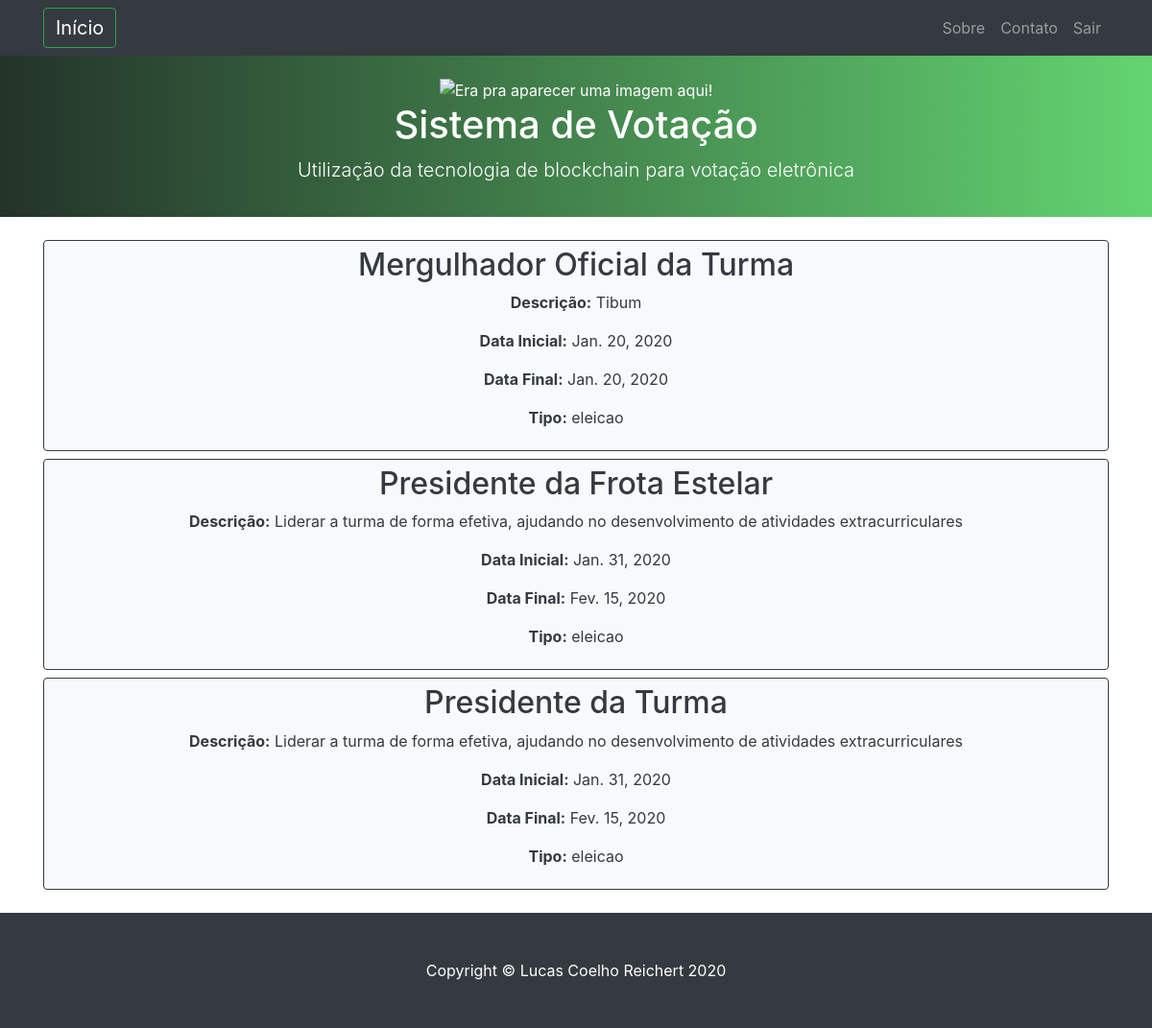
The page /eleicoes/consulta/ (signed in) on the database its author committed.
### eleicoes/models.py (models this page shows, shortened)
class Eleicao(models.Model):
    nome = models.CharField(max_length=40)
    descricao =  models.CharField(max_length=100)
    data_ini =  models.DateField()
    data_fim = models.DateField() #configurar para pegar a data da criação da eleição e desativar o campo, ou deixar para programar uma data e hora e efetuar os devidos tratamentos
    tipo = models.CharField(max_length=20, choices=(("eleicao", _("Eleição")),  #criação do modelo de opções do tipo de Eleicao
                                        ("votacao", _("Votação"))),
                                default="Eleição")

### eleicoes/views.py (the view)
# urls.py: path('consulta/', views.consulta, name='consulta_cursos'),
def consulta(request): # Listagem das eleições criadas
    if not request.session.get('logado'): # se não estiver logado
        return redirect('login') # redireciona para a tela de login
    title = 'Consulta de Eleições' # Definir título da página
    eleicoes = Eleicao.objects.filter().order_by('nome') #buscar as eleições no banco e ordenar pelo nome
    context =  {
        'eleicoes': eleicoes,
        'title': title,
        }
    return render(request, 'eleicoes/consulta.html', context) #chamar o template de consulta, passando a lista de eleições como parâmetro

### eleicoes/templates/eleicoes/consulta.html
{% extends 'base.html' %}
{% load static %}
{% block content %}
    {% for eleicao in eleicoes %}
        <a method="POST" class="btn btn-light btn-block btn-outline-dark" href="{% url 'edicao_eleicoes' pk=eleicao.pk %}"><div>
            <h2> {{ eleicao.nome }} </h2>
            <p><b>Descrição:</b> {{ eleicao.descricao }}</p>
            <p><b>Data Inicial:</b> {{ eleicao.data_ini }}</p>
            <p><b>Data Final:</b> {{ eleicao.data_fim }}</p>
            <p><b>Tipo:</b> {{eleicao.tipo}}</p>
        </div></a>
    {% endfor %}
{% endblock %}

### rows shown on the page
Eleicao: nome "Mergulhador Oficial da Turma", descricao "Tibum", data_ini "Jan. 20, 2020", data_fim "Jan. 20, 2020", tipo "eleicao"
Eleicao: nome "Presidente da Frota Estelar", descricao "Liderar a turma de forma efetiva, ajudando no desenvolvimento de atividades extracurriculares", data_ini "Jan. 31, 2020", data_fim "Fev. 15, 2020", tipo "eleicao"
Eleicao: nome "Presidente da Turma", descricao "Liderar a turma de forma efetiva, ajudando no desenvolvimento de atividades extracurriculares", data_ini "Jan. 31, 2020", data_fim "Fev. 15, 2020", tipo "eleicao"
